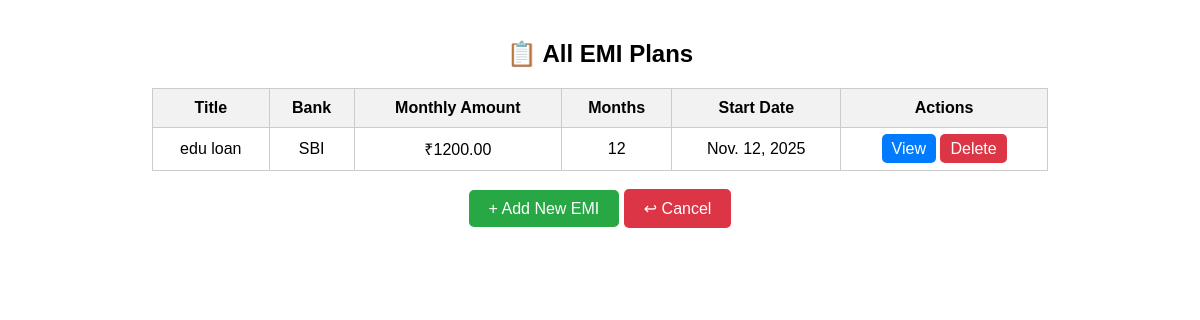
/emilist/ (signed in), run on the app's committed database.
### expensetrackerapp/models.py (models this page shows, shortened)
class EMIPlan(models.Model):
    title = models.CharField(max_length=100)
    amount_per_month = models.DecimalField(max_digits=10, decimal_places=2)
    months = models.IntegerField()
    bank = models.CharField(max_length=100)
    start_date = models.DateField(auto_now_add=True)

### expensetrackerapp/views.py (the view)
# urls.py: path('emilist/', views.emi_list, name='emi_list'),
@login_required(login_url='login')
def emi_list(request):
    plans = EMIPlan.objects.all().order_by('-id')
    return render(request, 'emi_list.html', {'plans': plans})

### templates/emi_list.html (shortened to what this page needs)
<!DOCTYPE html>
<html>
<head>
</head>
<body>
    <h2 style="text-align:center;">📋 All EMI Plans</h2>
    <table>
        <tr>
            <th>Title</th>
            <th>Bank</th>
            <th>Monthly Amount</th>
            <th>Months</th>
            <th>Start Date</th>
            <th>Actions</th>
        </tr>
        {% for plan in plans %}
        <tr>
            <td>{{ plan.title }}</td>
            <td>{{ plan.bank }}</td>
            <td>₹{{ plan.amount_per_month }}</td>
            <td>{{ plan.months }}</td>
            <td>{{ plan.start_date }}</td>
            <td>
                <a href="{% url 'emi_status' plan.id %}" class="view">View</a>
                <a href="{% url 'delete_emi' plan.id %}" class="delete"
                   onclick="return confirm('Are you sure you want to delete this EMI plan?');">
                   Delete
                </a>
            </td>
        </tr>
        {% empty %}
        <tr><td colspan="6">No EMI plans created yet.</td></tr>
        {% endfor %}
    </table>
    <br>
    <div style="text-align:center;">
        <a href="{% url 'create_emi' %}" style="background:#28a745; color:white; padding:10px 20px; border-radius:5px;">+ Add New EMI</a>
        <a href="{% url 'homepage2' %}" class="btn btn-danger">↩ Cancel</a>
    </div>
</body>
</html>

### templates/emi_list.html (style rules this page uses)
body { font-family: Arial; margin: 40px; }
table { width: 80%; border-collapse: collapse; margin: auto; }
th, td { border: 1px solid #ccc; padding: 10px; text-align: center; }
th { background-color: #f2f2f2; }
a, button { text-decoration: none; color: white; padding: 6px 10px; border-radius: 5px; }
.view { background: #007bff; }
.delete { background: #dc3545; }
.btn { text-decoration: none; color: white; padding: 10px 20px; border-radius: 5px; display: inline-block; }
.btn-danger { background-color: #dc3545; }

### data on the page
EMIPlan: title "edu loan", bank "SBI", amount_per_month "1200.00", months "12", start_date "Nov. 12, 2025"
